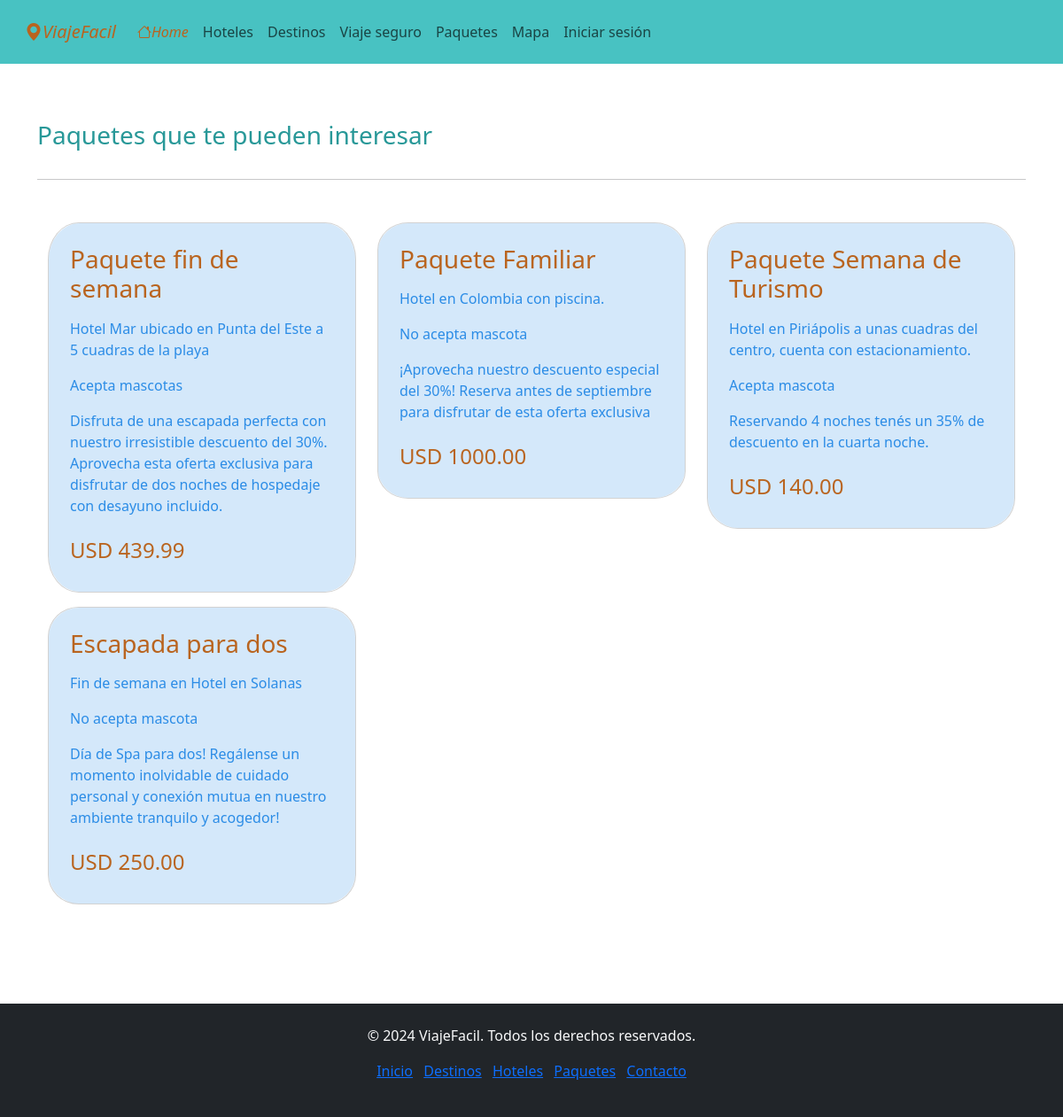
/paquetes/, run on the app's committed database.
### viajefacil/models.py (models this page shows, shortened)
class Paquete(models.Model):
    nombre = models.CharField(max_length=100)
    descripcion = models.TextField()
    precio = models.DecimalField(max_digits=10, decimal_places=2)
    mascota = models.CharField(max_length=100)
    beneficio = models.TextField()
    imagen = models.ImageField(upload_to='home/', null=True, blank=True)

### viajefacil/views.py (the view)
# urls.py: path('paquetes/', views.paquetes),
def paquetes(request):
    paquetes = Paquete.objects.all()
    context = {
        'paquetes': paquetes,
        }
    return render(request, 'paquetes.html', context)

### templates/paquetes.html
{% extends "layouts/main.html" %}
{% load static %}
{% block content %}
    <h3 class="subtitulo py-3">Paquetes que te pueden interesar</h3>
    <hr>
    <div class="container py-3">
        <div class="row">
            {% for p in paquetes %}
            <div class="col-sm-6 col-lg-4 mt-3">
                <div class="card" style="border-radius: 10%;">
                    <div class="card-body bg-paquete" style="border-radius: 10%;">
                        <h3 class="nombre-paque p-2">{{ p.nombre }}</h3>
                        <p class="color-text-paquete px-2">{{ p.descripcion }}</p>
                        <p class="color-text-paquete px-2">{{ p.mascota }}</p>
                        <p class="color-text-paquete px-2">{{ p.beneficio }}</p>
                        <h4 class="nombre-paque p-2">USD {{ p.precio }}</h4>
                    </div>
                </div>
            </div>
            {% endfor %}
        </div>
    </div>
{% endblock %}

### static/css/style.css (style rules this page uses)
body { margin: 0; padding: 0; }
.subtitulo { color: #289898; }
.card-body { padding: 2px; }
.row { margin: 0; padding: 0; }
.color-text-paquete { color: #2b8ce6; }
.bg-paquete { background-color: rgb(43, 140, 230,0.2); }
.nombre-paque { color: #b9641f; }

### data on the page
Paquete: nombre "Paquete fin de semana", descripcion "Hotel Mar ubicado en Punta del Este a 5 cuadras de la playa", mascota "Acepta mascotas", beneficio "Disfruta de una escapada perfecta con nuestro irresistible descuento del 30%. Aprovecha esta oferta exclusiva para disfrutar de dos noches de hospedaje con desayuno incluido.", precio "439.99"
Paquete: nombre "Paquete Familiar", descripcion "Hotel en Colombia con piscina.", mascota "No acepta mascota", beneficio "¡Aprovecha nuestro descuento especial del 30%! Reserva antes de septiembre para disfrutar de esta oferta exclusiva", precio "1000.00"
Paquete: nombre "Paquete Semana de Turismo", descripcion "Hotel en Piriápolis a unas cuadras del centro, cuenta con estacionamiento.", mascota "Acepta mascota", beneficio "Reservando 4 noches tenés un 35% de descuento en la cuarta noche.", precio "140.00"
Paquete: nombre "Escapada para dos", descripcion "Fin de semana en Hotel en Solanas", mascota "No acepta mascota", beneficio "Día de Spa para dos! Regálense un momento inolvidable de cuidado personal y conexión mutua en nuestro ambiente tranquilo y acogedor!", precio "250.00"
